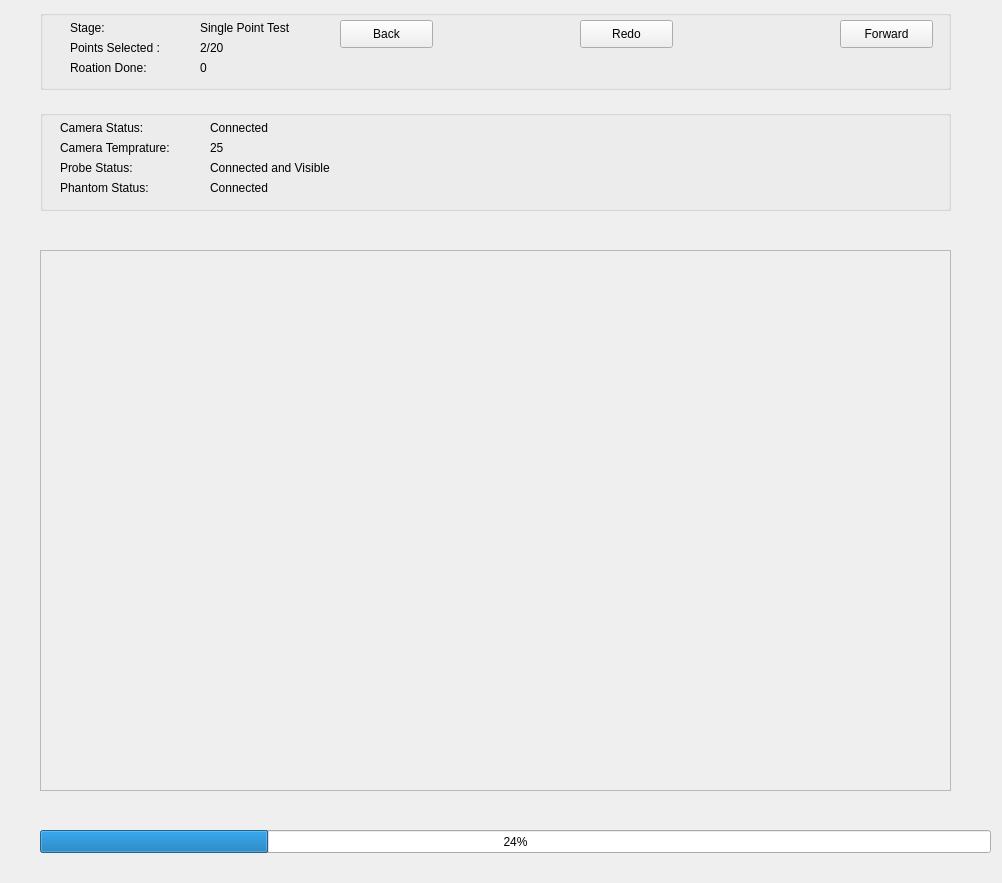
<?xml version="1.0" encoding="UTF-8"?>
<ui version="4.0">
 <class>Form</class>
 <widget class="QWidget" name="Form">
  <property name="geometry">
   <rect>
    <x>0</x>
    <y>0</y>
    <width>1002</width>
    <height>883</height>
   </rect>
  </property>
  <property name="windowTitle">
   <string>Form</string>
  </property>
  <widget class="QGroupBox" name="groupBox">
   <property name="geometry">
    <rect>
     <x>40</x>
     <y>10</y>
     <width>911</width>
     <height>80</height>
    </rect>
   </property>
   <property name="title">
    <string/>
   </property>
   <widget class="QLabel" name="label">
    <property name="geometry">
     <rect>
      <x>30</x>
      <y>10</y>
      <width>55</width>
      <height>16</height>
     </rect>
    </property>
    <property name="text">
     <string>Stage:</string>
    </property>
   </widget>
   <widget class="QLabel" name="label_2">
    <property name="geometry">
     <rect>
      <x>30</x>
      <y>30</y>
      <width>111</width>
      <height>16</height>
     </rect>
    </property>
    <property name="text">
     <string>Points Selected :</string>
    </property>
   </widget>
   <widget class="QLabel" name="label_3">
    <property name="geometry">
     <rect>
      <x>30</x>
      <y>50</y>
      <width>91</width>
      <height>16</height>
     </rect>
    </property>
    <property name="text">
     <string>Roation Done:</string>
    </property>
   </widget>
   <widget class="QLabel" name="label_4">
    <property name="geometry">
     <rect>
      <x>160</x>
      <y>10</y>
      <width>100</width>
      <height>16</height>
     </rect>
    </property>
    <property name="text">
     <string>Single Point Test</string>
    </property>
   </widget>
   <widget class="QLabel" name="label_5">
    <property name="geometry">
     <rect>
      <x>160</x>
      <y>30</y>
      <width>55</width>
      <height>16</height>
     </rect>
    </property>
    <property name="text">
     <string>2/20</string>
    </property>
   </widget>
   <widget class="QLabel" name="label_6">
    <property name="geometry">
     <rect>
      <x>160</x>
      <y>50</y>
      <width>55</width>
      <height>16</height>
     </rect>
    </property>
    <property name="text">
     <string>0</string>
    </property>
   </widget>
   <widget class="QPushButton" name="pushButton_3">
    <property name="geometry">
     <rect>
      <x>540</x>
      <y>10</y>
      <width>93</width>
      <height>28</height>
     </rect>
    </property>
    <property name="text">
     <string>Redo</string>
    </property>
   </widget>
   <widget class="QPushButton" name="pushButton">
    <property name="geometry">
     <rect>
      <x>300</x>
      <y>10</y>
      <width>93</width>
      <height>28</height>
     </rect>
    </property>
    <property name="text">
     <string>Back</string>
    </property>
    <property name="icon">
     <iconset>
      <normaloff>../../../icons8-left-30.png</normaloff>../../../icons8-left-30.png</iconset>
    </property>
   </widget>
   <widget class="QPushButton" name="pushButton_2">
    <property name="geometry">
     <rect>
      <x>800</x>
      <y>10</y>
      <width>93</width>
      <height>28</height>
     </rect>
    </property>
    <property name="text">
     <string>Forward</string>
    </property>
    <property name="icon">
     <iconset>
      <normaloff>../../../icons8-right-30.png</normaloff>../../../icons8-right-30.png</iconset>
    </property>
    <property name="checkable">
     <bool>false</bool>
    </property>
   </widget>
  </widget>
  <widget class="QGroupBox" name="groupBox_2">
   <property name="geometry">
    <rect>
     <x>40</x>
     <y>110</y>
     <width>911</width>
     <height>101</height>
    </rect>
   </property>
   <property name="title">
    <string/>
   </property>
   <widget class="QLabel" name="label_7">
    <property name="geometry">
     <rect>
      <x>20</x>
      <y>10</y>
      <width>161</width>
      <height>16</height>
     </rect>
    </property>
    <property name="text">
     <string>Camera Status:</string>
    </property>
   </widget>
   <widget class="QLabel" name="label_8">
    <property name="geometry">
     <rect>
      <x>20</x>
      <y>30</y>
      <width>131</width>
      <height>16</height>
     </rect>
    </property>
    <property name="text">
     <string>Camera Temprature:</string>
    </property>
   </widget>
   <widget class="QLabel" name="label_9">
    <property name="geometry">
     <rect>
      <x>20</x>
      <y>50</y>
      <width>131</width>
      <height>16</height>
     </rect>
    </property>
    <property name="text">
     <string>Probe Status:</string>
    </property>
   </widget>
   <widget class="QLabel" name="label_10">
    <property name="geometry">
     <rect>
      <x>20</x>
      <y>70</y>
      <width>131</width>
      <height>16</height>
     </rect>
    </property>
    <property name="text">
     <string>Phantom Status:</string>
    </property>
   </widget>
   <widget class="QLabel" name="label_11">
    <property name="geometry">
     <rect>
      <x>170</x>
      <y>10</y>
      <width>71</width>
      <height>16</height>
     </rect>
    </property>
    <property name="text">
     <string>Connected</string>
    </property>
   </widget>
   <widget class="QLabel" name="label_12">
    <property name="geometry">
     <rect>
      <x>170</x>
      <y>30</y>
      <width>55</width>
      <height>16</height>
     </rect>
    </property>
    <property name="text">
     <string>25</string>
    </property>
   </widget>
   <widget class="QLabel" name="label_19">
    <property name="geometry">
     <rect>
      <x>170</x>
      <y>50</y>
      <width>130</width>
      <height>16</height>
     </rect>
    </property>
    <property name="text">
     <string>Connected and Visible</string>
    </property>
   </widget>
   <widget class="QLabel" name="label_20">
    <property name="geometry">
     <rect>
      <x>170</x>
      <y>70</y>
      <width>70</width>
      <height>16</height>
     </rect>
    </property>
    <property name="text">
     <string>Connected</string>
    </property>
   </widget>
  </widget>
  <widget class="QProgressBar" name="progressBar">
   <property name="geometry">
    <rect>
     <x>40</x>
     <y>830</y>
     <width>951</width>
     <height>23</height>
    </rect>
   </property>
   <property name="value">
    <number>24</number>
   </property>
   <property name="textVisible">
    <bool>true</bool>
   </property>
   <property name="invertedAppearance">
    <bool>false</bool>
   </property>
   <property name="format">
    <string>%p%</string>
   </property>
  </widget>
  <widget class="QFrame" name="frame">
   <property name="geometry">
    <rect>
     <x>40</x>
     <y>250</y>
     <width>911</width>
     <height>541</height>
    </rect>
   </property>
   <property name="frameShape">
    <enum>QFrame::StyledPanel</enum>
   </property>
   <property name="frameShadow">
    <enum>QFrame::Raised</enum>
   </property>
  </widget>
 </widget>
 <resources/>
 <connections/>
</ui>
